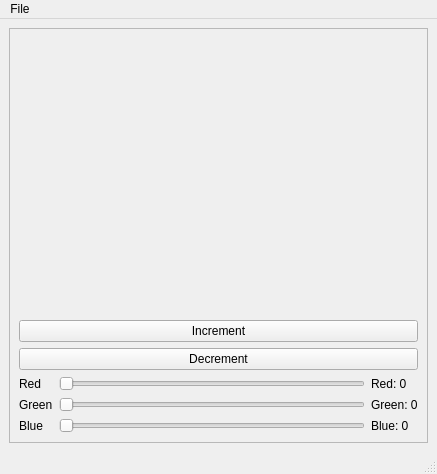
<?xml version="1.0" encoding="UTF-8"?>
<ui version="4.0">
 <class>MainWindow</class>
 <widget class="QMainWindow" name="MainWindow">
  <property name="geometry">
   <rect>
    <x>0</x>
    <y>0</y>
    <width>437</width>
    <height>474</height>
   </rect>
  </property>
  <property name="windowTitle">
   <string>Demo Flask Server</string>
  </property>
  <widget class="QWidget" name="centralwidget">
   <layout class="QGridLayout" name="gridLayout_2">
    <item row="0" column="0">
     <widget class="QFrame" name="frame">
      <property name="frameShape">
       <enum>QFrame::StyledPanel</enum>
      </property>
      <property name="frameShadow">
       <enum>QFrame::Raised</enum>
      </property>
      <layout class="QGridLayout" name="gridLayout_3">
       <item row="4" column="1">
        <widget class="QSlider" name="greenSlider">
         <property name="maximum">
          <number>255</number>
         </property>
         <property name="orientation">
          <enum>Qt::Horizontal</enum>
         </property>
        </widget>
       </item>
       <item row="4" column="0">
        <widget class="QLabel" name="greenLabel">
         <property name="text">
          <string>Green</string>
         </property>
        </widget>
       </item>
       <item row="5" column="0">
        <widget class="QLabel" name="blueLabel">
         <property name="text">
          <string>Blue</string>
         </property>
        </widget>
       </item>
       <item row="3" column="1">
        <widget class="QSlider" name="redSlider">
         <property name="maximum">
          <number>255</number>
         </property>
         <property name="orientation">
          <enum>Qt::Horizontal</enum>
         </property>
        </widget>
       </item>
       <item row="3" column="0">
        <widget class="QLabel" name="redLabel">
         <property name="text">
          <string>Red</string>
         </property>
        </widget>
       </item>
       <item row="5" column="1">
        <widget class="QSlider" name="blueSlider">
         <property name="maximum">
          <number>255</number>
         </property>
         <property name="orientation">
          <enum>Qt::Horizontal</enum>
         </property>
        </widget>
       </item>
       <item row="3" column="2">
        <widget class="QLabel" name="redMagLabel">
         <property name="text">
          <string>Red: 0</string>
         </property>
        </widget>
       </item>
       <item row="1" column="0" colspan="3">
        <widget class="QPushButton" name="incrementBtn">
         <property name="text">
          <string>Increment</string>
         </property>
        </widget>
       </item>
       <item row="2" column="0" colspan="3">
        <widget class="QPushButton" name="decrementBtn">
         <property name="text">
          <string>Decrement</string>
         </property>
        </widget>
       </item>
       <item row="0" column="0" colspan="3">
        <widget class="QLabel" name="lblOutput">
         <property name="font">
          <font>
           <pointsize>18</pointsize>
           <weight>75</weight>
           <bold>true</bold>
          </font>
         </property>
         <property name="text">
          <string/>
         </property>
         <property name="alignment">
          <set>Qt::AlignCenter</set>
         </property>
        </widget>
       </item>
       <item row="4" column="2">
        <widget class="QLabel" name="greenMagLabel">
         <property name="text">
          <string>Green: 0</string>
         </property>
        </widget>
       </item>
       <item row="5" column="2">
        <widget class="QLabel" name="blueMagLabel">
         <property name="text">
          <string>Blue: 0</string>
         </property>
        </widget>
       </item>
      </layout>
     </widget>
    </item>
   </layout>
  </widget>
  <widget class="QMenuBar" name="menubar">
   <property name="geometry">
    <rect>
     <x>0</x>
     <y>0</y>
     <width>437</width>
     <height>31</height>
    </rect>
   </property>
   <widget class="QMenu" name="menuFile">
    <property name="title">
     <string>File</string>
    </property>
    <addaction name="separator"/>
    <addaction name="actionCalculate"/>
    <addaction name="separator"/>
    <addaction name="actionQuit"/>
   </widget>
   <addaction name="menuFile"/>
  </widget>
  <widget class="QStatusBar" name="statusbar"/>
  <action name="actionCalculate">
   <property name="text">
    <string>Calculate...</string>
   </property>
  </action>
  <action name="actionQuit">
   <property name="text">
    <string>Quit</string>
   </property>
  </action>
 </widget>
 <resources/>
 <connections/>
</ui>
